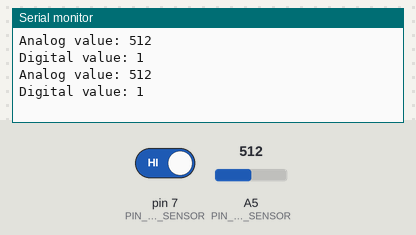
A sketch run on a simulated Arduino Uno, built with avr-gcc and run on an emulated ATmega328P. Shown: the last lines printed to the serial monitor. Inputs (shaded band) come from the test bench; at power-on: A5 (PIN_ANALOG_RAIN_SENSOR) = 512, pin 7 (PIN_DIGITAL_RAIN_SENSOR) HIGH.

Above: at 1.8 s.
1.9 s: A5 (PIN_ANALOG_RAIN_SENSOR) set to 716
At 2.4 s:
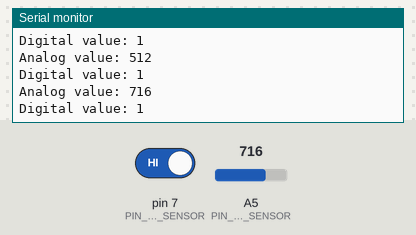
3.4 s: pin 7 (PIN_DIGITAL_RAIN_SENSOR) driven LOW
At 4.7 s:
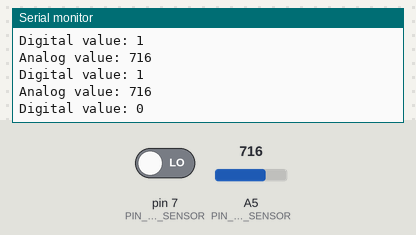
4.9 s: A5 (PIN_ANALOG_RAIN_SENSOR) set to 900
At 5.8 s:
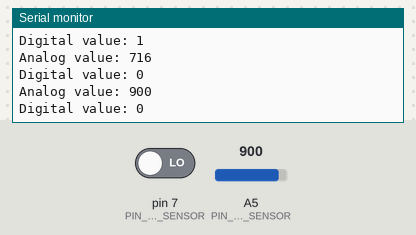
Timing chart, 0 to 7.9 s (numbered marks = the images above; inputs shaded):
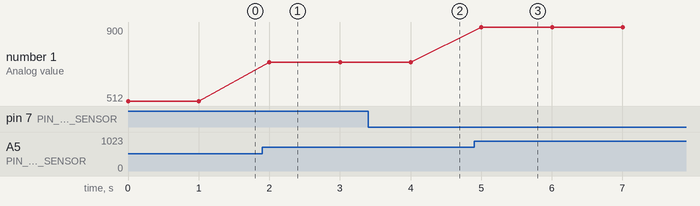

Measured:
- after the input at 1.9 s, the serial monitor: prints a new line after 0.10 s (image 1)
- after the input at 3.4 s, the serial monitor: prints a new line after 0.62 s (image 2)
- after the input at 4.9 s, the serial monitor: prints a new line after 0.10 s (image 3)
- plotted number 1: 512 → 716 after the input at 1.9 s, 716 → 900 after the input at 4.9 s

The sketch:

rain.ino
```cpp
#define PIN_ANALOG_RAIN_SENSOR A5  // Аналоговый вход для сигнала датчика протечки и дождя
#define PIN_DIGITAL_RAIN_SENSOR 7  // Цифровой вход для сигнала датчика протечки и дождя

void setup(){
   Serial.begin(9600);
}
void loop(){
   int sensorValue = analogRead(PIN_ANALOG_RAIN_SENSOR); // Считываем данные с аналогового порта
   Serial.print("Analog value: ");
   Serial.println(sensorValue); // Выводим аналоговое значение в монитр порта

   sensorValue = digitalRead(PIN_DIGITAL_RAIN_SENSOR); // Считываем данные с цифрового порта
   Serial.print("Digital value: ");
   Serial.println(sensorValue); // Выводим цифровое значение в монитр порта

   delay(1000); // Задержка между измерениями
}
```
